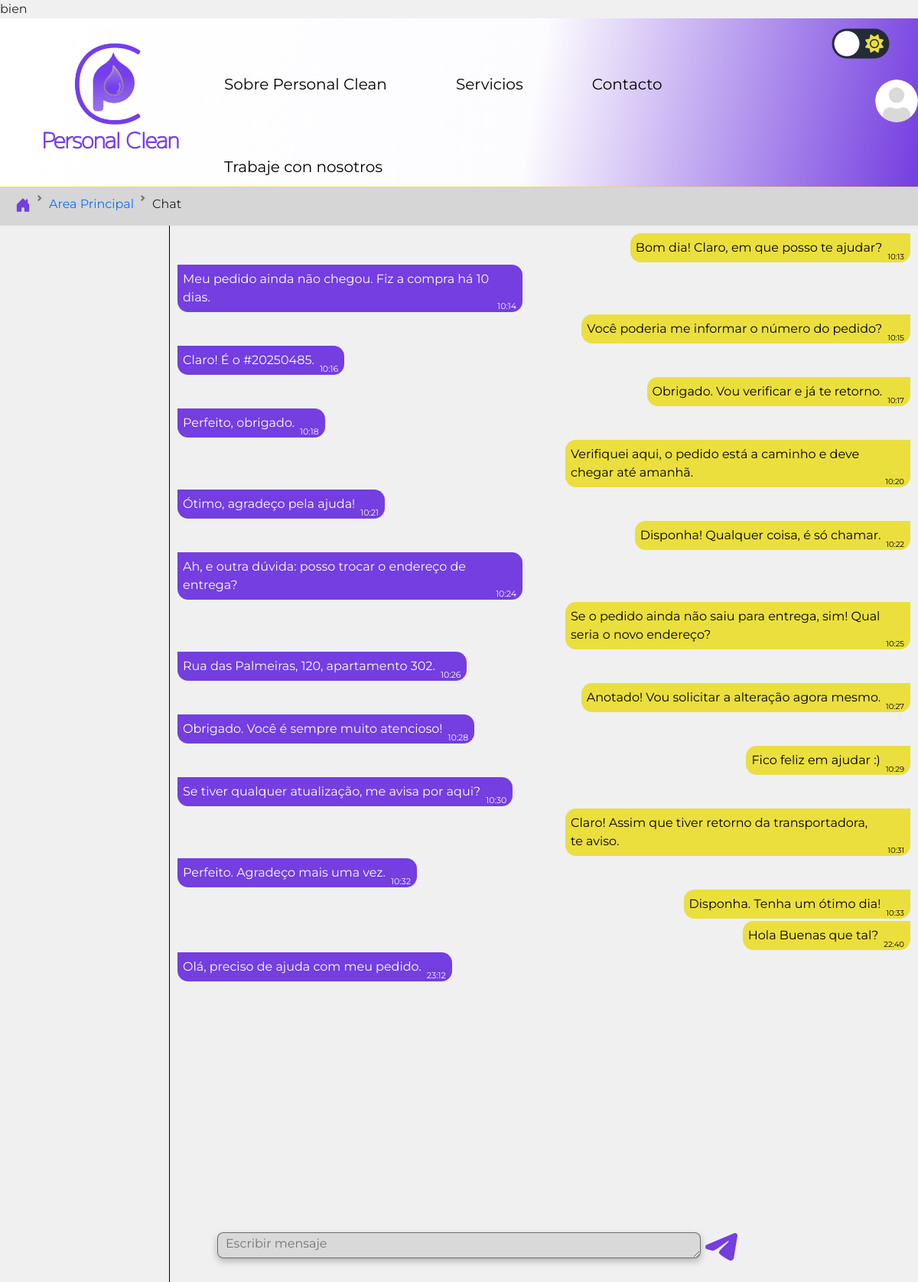
Page /chat.php?idchat=4 (signed in) on the committed database.
### tables this page shows
CREATE TABLE `mensajes` (
  `idmensajes` int(11) NOT NULL,
  `idChat` int(11) NOT NULL,
  `contenido` varchar(1000) NOT NULL,
  `envia` varchar(20) DEFAULT NULL,
  `fechaHora` varchar(25) DEFAULT NULL,
  `visto` enum('si','no') NOT NULL
);

### chat.php (the view, shortened to what this page needs)
<?php
include './assets/ajax/conexionBD.php';
$tipo_usuario = $_SESSION['usuario']['tipo'];
$miTipo = ($tipo_usuario === 'clientes') ? 'cliente' : 'funcionario';
$selected_chat_id = isset($_GET['idchat']) ? (int)$_GET['idchat'] : null;
$mensajes = [];
if ($selected_chat_id) {
    $sqlMensajes = "SELECT * FROM mensajes WHERE idChat = :chat_id ORDER BY fechaHora ASC";
    $stmtMensajes = $conexion->prepare($sqlMensajes);
    $stmtMensajes->bindValue(':chat_id', $selected_chat_id);
    $stmtMensajes->execute();
    $mensajes = $stmtMensajes->fetchAll(PDO::FETCH_ASSOC);
}
?>
<!DOCTYPE html>
<html lang="es">
<head>
    <link href="https://cdn.jsdelivr.net/npm/bootstrap@5.3.0-alpha1/dist/css/bootstrap.min.css" rel="stylesheet" />
    <link href="https://unpkg.com/aos@2.3.1/dist/aos.css" rel="stylesheet" />
    <link rel="stylesheet" href="./assets/estilos.css" />
</head>
<body>
    <?php include_once './assets/headerLogueado.php'; ?>
    <nav style="" aria-label="breadcrumb">
        <ol class="breadcrumb" style="--bs-breadcrumb-margin-bottom: 0rem;">
            <li class="breadcrumb-item active" aria-current="page">
                <a href="index.php"><img src="./assets/images/house.svg" alt=""></a>
            </li>
            <li class="breadcrumb-item active"> <a href="<?php echo ($_SESSION['usuario']['tipo'] == 'funcionarios') ? 'area_funcionarios.php' : 'area_clientes.php'; ?>">Area Principal</a></li>
            <li class="breadcrumb-item">Chat</li>
        </ol>
    </nav>
    <div class="areaChat">
        <aside class="conversasiones">
        </aside>
        <div class="chat">
            <?php if ($selected_chat_id): ?>
                <?php foreach ($mensajes as $msg):
                    $clase = ($msg['envia'] == $miTipo) ? 'cajaPrincipal' : 'cajaSecundario';
                ?>
                    <div class="<?php echo $clase; ?>">
                        <p><?php echo htmlspecialchars($msg['contenido']); ?></p>
                        <span><?php echo date("H:i", strtotime($msg['fechaHora'])); ?></span>
                    </div>
                <?php endforeach; ?>
                <div class="envioMensaje">
                    <form method="POST" action="">
                        <textarea name="mensajeChat" id="mensajeChat" placeholder="Escribir mensaje"></textarea>
                        <button type="submit"><img src="./assets/images/sendMessage.svg" alt="Enviar"></button>
                    </form>
                </div>
            <?php endif; ?>
        </div>
    </div>
</body>
</html>

### assets/estilos.css (style rules this page uses)
p { margin: 0; }
a { text-decoration: none; }
html { scroll-behavior: smooth; }
* { box-sizing: border-box; }
.breadcrumb { padding-top: 10px; padding-left: 20px; background-color: #d6d6d6; height: 50px; }
body { margin: 0; padding: 0; font-family: Montserrat; background-color: #f0f0f0; }
.areaChat { display: flex; flex-direction: row; height: 100vh; overflow: hidden; }
.areaChat > .conversasiones { height: 100%; width: 222px; padding-top: 7px; border-right: solid black 1px; overflow-y: auto; }
.areaChat > .chat { flex: 1; height: 100%; overflow-y: auto; padding: 10px; width: 100%; flex: 1; display: flex; flex-direction: column; height: 100vh; overflow-y: auto; padding: 10px; padding-bottom: 100px; }
.envioMensaje { position: fixed; bottom: 10px; left: 50%; transform: translateX(-50%); width: 80%; max-width: 800px; padding: 10px; }
.envioMensaje > form { justify-self: center; }
.envioMensaje > form > textarea { width: 632px; min-height: 34px; height: 34px; max-height: 80px; background-color: #D9D9D9; border-radius: 8px; border: solid rgba(0, 0, 0, 0.5) 1px; padding-left: 10px; box-shadow: 0px 4px 10px rgba(0, 0, 0, 0.25); }
.envioMensaje > form > button { border: solid black 0px; background-color: #00000000; position: absolute; transition: 0.3s; }
.chat > .cajaSecundario { display: flex; max-width: 451px; background-color: #743EE0; color: white; align-self: flex-start; border-radius: 0px 14px 14px 14px; margin-bottom: 3px; }
.chat > .cajaSecundario > p { margin: 7px; font-size: 16px; }
.chat > .cajaSecundario > span { font-size: 11px; justify-self: end; align-self: end; margin-right: 8px; }
.chat > .cajaPrincipal { display: flex; max-width: 451px; background-color: #EBDF3D; color: black; align-self: flex-end; border-radius: 14px 0px 14px 14px; margin-bottom: 3px; }
.chat > .cajaPrincipal > p { margin: 7px; font-size: 16px; }
.chat > .cajaPrincipal > span { font-size: 10px; justify-self: end; align-self: end; margin-right: 8px; display: flex; flex-direction: row; }
.areaChat > .chat { scrollbar-width: thin; scrollbar-color: #743EE0 #f5f5f500; }

### rows in the picture
mensajes: contenido "Bom dia! Claro, em que posso te ajudar?", fechaHora "10:13"
mensajes: contenido "Meu pedido ainda não chegou. Fiz a compra há 10 dias.", fechaHora "10:14"
mensajes: contenido "Você poderia me informar o número do pedido?", fechaHora "10:15"
mensajes: contenido "Claro! É o #20250485.", fechaHora "10:16"
mensajes: contenido "Obrigado. Vou verificar e já te retorno.", fechaHora "10:17"
mensajes: contenido "Perfeito, obrigado.", fechaHora "10:18"
mensajes: contenido "Verifiquei aqui, o pedido está a caminho e deve chegar até amanhã.", fechaHora "10:20"
mensajes: contenido "Ótimo, agradeço pela ajuda!", fechaHora "10:21"
mensajes: contenido "Disponha! Qualquer coisa, é só chamar.", fechaHora "10:22"
mensajes: contenido "Ah, e outra dúvida: posso trocar o endereço de entrega?", fechaHora "10:24"
mensajes: contenido "Se o pedido ainda não saiu para entrega, sim! Qual seria o novo endereço?", fechaHora "10:25"
mensajes: contenido "Rua das Palmeiras, 120, apartamento 302.", fechaHora "10:26"
mensajes: contenido "Anotado! Vou solicitar a alteração agora mesmo.", fechaHora "10:27"
mensajes: contenido "Obrigado. Você é sempre muito atencioso!", fechaHora "10:28"
mensajes: contenido "Fico feliz em ajudar :)", fechaHora "10:29"
mensajes: contenido "Se tiver qualquer atualização, me avisa por aqui?", fechaHora "10:30"
mensajes: contenido "Claro! Assim que tiver retorno da transportadora, te aviso.", fechaHora "10:31"
mensajes: contenido "Perfeito. Agradeço mais uma vez.", fechaHora "10:32"
mensajes: contenido "Disponha. Tenha um ótimo dia!", fechaHora "10:33"
mensajes: contenido "Hola Buenas que tal?", fechaHora "22:40"
mensajes: contenido "Olá, preciso de ajuda com meu pedido.", fechaHora "23:12"
